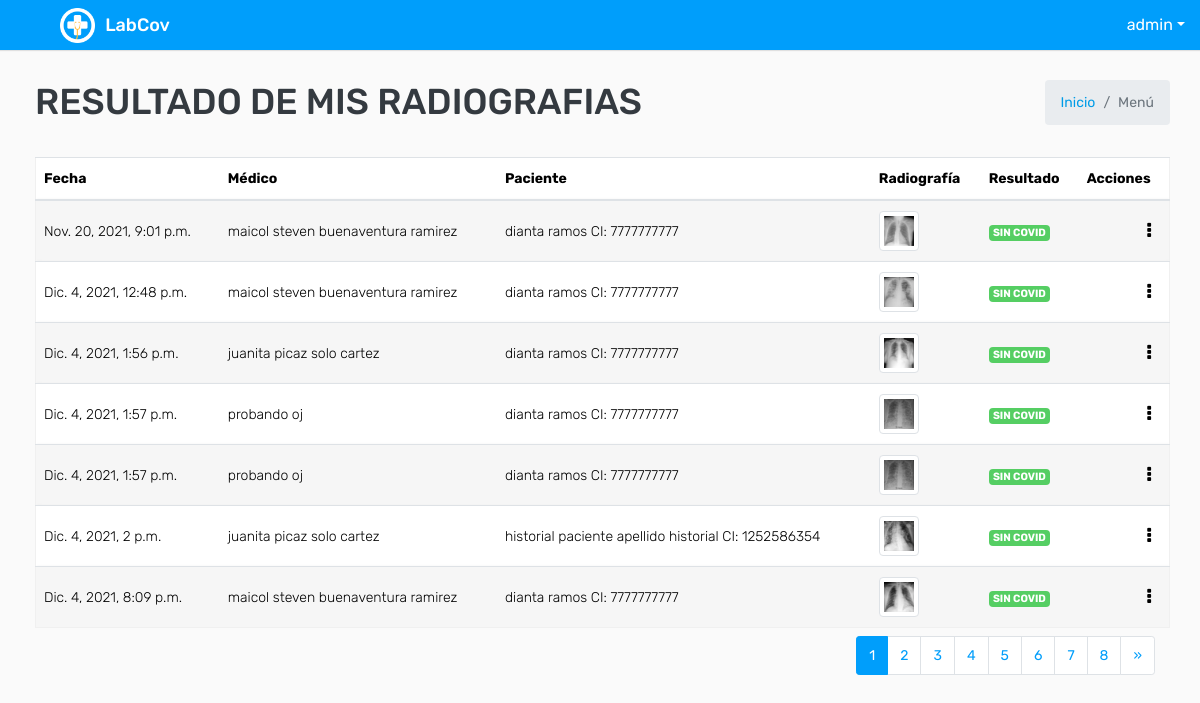
Page /myresultado/ (signed in) on the committed database.
### covid/models.py (models this page shows, shortened)
class ModeloBase(models.Model):
    class Meta:
        abstract = True
    """Model definition for ModeloBase."""
    fecha_creacion = models.DateTimeField(verbose_name='Fecha creación',auto_now_add=True)
    usuario_creacion = models.ForeignKey(settings.AUTH_USER_MODEL, verbose_name='Usuario Creación', related_name='+', blank=True, null=True,on_delete=models.PROTECT, editable=False)
    usuario_modificacion = models.ForeignKey(settings.AUTH_USER_MODEL, verbose_name='Usuario Modificación', related_name='+', blank=True, null=True,on_delete=models.PROTECT , editable=False)
    fecha_modificacion = models.DateTimeField(verbose_name='Fecha Modificación', auto_now=True)
    estado_registro = models.BooleanField(verbose_name="Estado del registro",default=True)

class User(AbstractUser,ModeloBase):
    cedula=models.CharField(max_length=10, verbose_name='Cédula', unique = True)
    tipo_genero = (('M', 'Masculino'), ('F', 'Femenino'))
    genero = models.CharField('Género', choices=tipo_genero, default='M', max_length=1)
    def get_full_name(self):
        return '{} {}'.format(self.last_name,self.first_name)

class Analisis_Radiografico(ModeloBase):
    paciente = models.ForeignKey(Paciente,on_delete=models.PROTECT, related_name="paciente_user")
    doctor = models.ForeignKey(Medico,on_delete=models.PROTECT, related_name="doctor_user")
    imagen = models.ImageField(verbose_name="Imagen de Rayos X", upload_to='muestra_covid/')
    result_analisis=models.BooleanField(verbose_name="Libre de Covid" )
    fecha = models.DateTimeField(verbose_name='Fecha de Registro', auto_now_add=True)
    descripcion = models.CharField(verbose_name='Descripcion', max_length=200)
    edad = models.IntegerField(verbose_name='Edad', null=True, blank=True)
    class Meta:
        verbose_name = 'Analisis'
        verbose_name_plural = 'Analisis'
        permissions = (
            ("see_view_Analisis_paciente_only", "Can_view_Analisis_paciente_only"),
        )

class Medico(ModeloBase):
    usuario  = models.OneToOneField(settings.AUTH_USER_MODEL, verbose_name="Usuario",on_delete=models.PROTECT)
    especialidad = models.ForeignKey(EspecialidadMedico, verbose_name="Especialidad", on_delete=models.PROTECT)
    def __str__(self):
        return '{}'.format(self.usuario.get_full_name())
    class Meta:
        permissions = (
            ("see_view_report", "Can_view_report"),
        )

class Paciente(ModeloBase):
     usuario  = models.OneToOneField(settings.AUTH_USER_MODEL, verbose_name="Usuario",on_delete=models.PROTECT)
     direccion = models.CharField("Dirección", max_length=200,blank=True )
     es_vacunado = models.BooleanField(verbose_name="¿Está usted vacunado contra el covid?" )
     vacuna = models.ForeignKey(Vacuna, verbose_name="Tipo de Vacuna", on_delete=models.PROTECT,null=True,blank=True)
     Diagnostico = models.TextField(verbose_name="Diágnostico previo",null=True, blank=True)
     fec_nac = models.DateField(verbose_name='Fecha de Nacimiento',default=date.today)
     def __str__(self):
        return '{} CI: {}'.format(self.usuario.get_full_name(),self.usuario.cedula)

### covid/views.py (the view)
# urls.py: path('myresultado/',key.MyresultListView.as_view(),name="myresultado_listar"),
class MyresultListView(LoginRequiredMixin,PermissionRequiredMixin,ListView):
    permission_required = 'covid.see_view_Analisis_paciente_only'
    model = Analisis_Radiografico
    paginate_by = 7
    template_name = "analisis/analisisPorPaciente_listar.html"
    def get_queryset(self):
        id_usuario = self.request.user.id
        usuario  = User.objects.get(pk=id_usuario)
        grupos = usuario.groups.all()
        for dato in grupos:
            if str(dato) == 'Paciente':
                queryset = Analisis_Radiografico.objects.filter(paciente__usuario =usuario.pk ).order_by("pk")
        if usuario.is_superuser:
            queryset = Analisis_Radiografico.objects.all().order_by("pk")
        return queryset
    def get_context_data(self, **kwargs):
        context = super().get_context_data(**kwargs)
        context['titulo'] = "Resultado de Mis Radiografias"
        return context

### templates/analisis/analisisPorPaciente_listar.html (shortened to what this page needs)
{% extends 'plantillaBase.html' %} {% block content %}
<div class="row mt-2">
    <div class="col-md-12">
        <div class="table-responsive">
            <div id="DataTables_Table_0_wrapper" class="dataTables_wrapper dt-bootstrap4 no-footer">
                <div class="row">
                    <div class="col-sm-12">
                        <table class="table table-border table-striped custom-table  mb-0  no-footer" id="DataTables_Table_0" role="grid" aria-describedby="DataTables_Table_0_info">
                            <thead>
                                <tr>
                                    <th>Fecha</th>
                                    <th>Médico</th>
                                    <th>Paciente</th>
                                    <th>Radiografía</th>
                                    <th>Resultado</th>
                                    <th>Acciones</th>
                                </tr>
                            </thead>
                            <tbody>
                                {% for dato in object_list %}
                                <tr>
                                    <td>{{ dato.fecha }}</td>
                                    <td>{{ dato.doctor }}</td>
                                    <td>{{ dato.paciente }}</td>
                                    {% if dato.imagen %}
                                    <td>
                                        <a href="{{dato.imagen.url}}" target="_blank"><img src="{{dato.imagen.url}}" class="img-thumbnail" width="40px"></a>
                                    </td>{% else %}
                                    <td><a href="#">No tiene icono</a> </td> {% endif %}
                                    <td>
                                        {% if dato.result_analisis == True%}
                                        <span class="badge badge-success">SIN COVID</span> {% else %}
                                        <span class="badge badge-danger">COVID DETECTADO</span>{% endif %}
                                    </td>
                                    <td class="text-right">
                                        <div class="dropdown dropdown-action">
                                            <a class="action-icon dropdown-toggle" data-toggle="dropdown" aria-expanded="false"><i class="fa fa-ellipsis-v"></i></a>
                                        </div>
                                    </td>
                                </tr>
                                {% endfor %}
                            </tbody>
                        </table>
                    </div>
                </div>
            </div>
        </div>
        <div class="container-fluid">
            <ul class="pagination pagination-sm m-0 float-right">
                <nav aria-label="Page navigation example">
                    <ul class="pagination justify-content-center mt-2">
                         {% for i in page_obj.paginator.page_range %} {% if i == page_obj.number %}
                        <li class="page-item active">
                            <a class="page-link" href="#">{{ i }}</a>
                        </li>
                        {% else %}
                        <li class="page-item">
                            <a class="page-link" href="?page={{ i }}">{{ i }}</a>
                        </li>
                        {% endif %} {% endfor %} {% if page_obj.has_next %}
                        <li class="page-item">
                            <a class="page-link" href="?page={{ page_obj.next_page_number }}">&raquo;</a>
                        </li>
                        {% endif %}
                    </ul>
                </nav>
            </ul>
        </div>
    </div>
</div>
{% endblock %}

### templates/plantillaBase.html (shortened to what this page needs)
<!DOCTYPE html>
<html lang="es">
{% load static %}
<head>
    <link rel="stylesheet" type="text/css" href="{% static 'css/bootstrap.min.css'%}">
    <link rel="stylesheet" type="text/css" href="{% static 'css/font-awesome.min.css'%}">
    <link rel="stylesheet" type="text/css" href="{% static 'css/bootstrap-duallistbox.min.css'%}">
    <link rel="stylesheet" type="text/css" href="{% static 'css/style.css'%}">
    <link href="{% static 'css/select2.min.css'%}" rel="stylesheet">
    <link href="{% static 'css/select2-bootstrap4.min.css'%}" rel="stylesheet"> {% block content_extra_css %} {% endblock content_extra_css %}
</head>
<body >
    <div class="main-wrapper">
        <div class="header">
            <div class="header-left">
                <a href="{% url 'dashboard'%}" class="logo">
                    <img src="{% static 'img/logo.png' %}" width="35" height="35" alt="">
                    <span>LabCov</span></a>
            </div>
            <ul class="nav user-menu float-right">
                <li class="nav-item dropdown has-arrow">
                    <a href="#" class="dropdown-toggle nav-link user-link"
                        data-toggle="dropdown"></span><span>{{request.user }}</span></a>
                </li>
            </ul>
        </div>
        <div class="page-wrapper ">
            <div class="content ">
                <div class="row mb-2 ">
                    <div class="col-sm-8 ">
                        <h1 class="m-0 text-dark ">{{ titulo.upper }}</h1>
                    </div>
                    <div class="col-sm-4 ">
                        <ol class="breadcrumb float-sm-right ">
                            <li class="breadcrumb-item "><a href="{% url 'dashboard'%} ">Inicio</a></li>
                            <li class="breadcrumb-item active ">Menú</li>
                        </ol>
                    </div>
                </div>
                {% block content %} {% endblock %}
            </div>
        </div>
    </div>
</body>
</html>

### rows in the picture
User: user "admin"
Analisis_Radiografico: fecha "Nov. 20, 2021, 9:01 p.m.", doctor "maicol steven buenaventura ramirez", paciente "dianta ramos CI: 7777777777", imagen (picture), result_analisis "SIN COVID"
Analisis_Radiografico: fecha "Dic. 4, 2021, 12:48 p.m.", doctor "maicol steven buenaventura ramirez", paciente "dianta ramos CI: 7777777777", imagen (picture), result_analisis "SIN COVID"
Analisis_Radiografico: fecha "Dic. 4, 2021, 1:56 p.m.", doctor "juanita picaz solo cartez", paciente "dianta ramos CI: 7777777777", imagen (picture), result_analisis "SIN COVID"
Analisis_Radiografico: fecha "Dic. 4, 2021, 1:57 p.m.", doctor "probando oj", paciente "dianta ramos CI: 7777777777", imagen (picture), result_analisis "SIN COVID"
Analisis_Radiografico: fecha "Dic. 4, 2021, 1:57 p.m.", doctor "probando oj", paciente "dianta ramos CI: 7777777777", imagen (picture), result_analisis "SIN COVID"
Analisis_Radiografico: fecha "Dic. 4, 2021, 2 p.m.", doctor "juanita picaz solo cartez", paciente "historial paciente apellido historial CI: 1252586354", imagen (picture), result_analisis "SIN COVID"
Analisis_Radiografico: fecha "Dic. 4, 2021, 8:09 p.m.", doctor "maicol steven buenaventura ramirez", paciente "dianta ramos CI: 7777777777", imagen (picture), result_analisis "SIN COVID"

### other values in the picture
{{ titulo.upper }} "RESULTADO DE MIS RADIOGRAFIAS"
{{ i }} "1"
{{ i }} "2" "3" "4" "5" "6" "7" "8"
